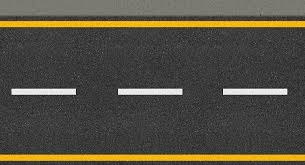
#> input picture Practice source code/images/road1.jpg, 305 x 165 px, found by its file name
$ python hsv_lane_detection.py
#> lines starting #> are read from the running program, lines starting #| are printed output that depends on the picture; after the words box and inside, x2 and y2 are one past the last pixel; in counts of white or black regions, pixels touching at a corner belong together
#!/usr/bin/env python3

import rospy
import cv2
import numpy as np
import os

def process_image(image_path):
    rospy.loginfo(f"Processing image: {image_path}")
#> (this line was passed over: rospy is not available in this run)

    # 이미지 파일이 존재하는지 확인
    if not os.path.exists(image_path):
        rospy.logerr(f"Error: Image file not found at {image_path}")
        return

    # 이미지 읽기
    cv_image = cv2.imread(image_path)
#> cv_image is the input picture: shape (165, 305, 3); mean B, G, R 65.4, 78.6, 83.3

    # 이미지가 정상적으로 읽혔는지 확인
    if cv_image is None:
        rospy.logerr("Error: Could not open or find the image.")
        return

    # 1. 이미지를 HSV 색 공간으로 변환
    hsv_image = cv2.cvtColor(cv_image, cv2.COLOR_BGR2HSV)
#> hsv_image: shape (165, 305, 3); mean H, S, V 13.8, 29.2, 83.6

    # 2. 노란색 차선 필터링 (HSV 범위 설정)
    yellow_lower = np.array([20, 100, 100])
    yellow_upper = np.array([30, 255, 255])
    yellow_mask = cv2.inRange(hsv_image, yellow_lower, yellow_upper)
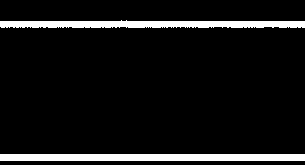
#> yellow_mask: shape (165, 305); 8.3% white; 2 white regions, box (x1, y1, x2, y2) and area: (0, 154, 305, 161) 2135, (0, 20, 305, 28) 2027

    # 3. 흰색 차선 필터링 (HSV 범위 설정)
    #white_lower = np.array([0, 0, 180])
    #white_upper = np.array([255, 30, 255])
    white_lower = np.array([0, 0, 200])
    white_upper = np.array([180, 25, 255])
    white_mask = cv2.inRange(hsv_image, white_lower, white_upper)
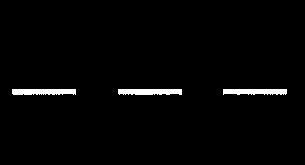
#> white_mask: shape (165, 305); 2.1% white; 3 white regions, box (x1, y1, x2, y2) and area: (12, 89, 76, 95) 356, (118, 89, 182, 95) 356, (223, 89, 287, 95) 338

    # 4. 노란색과 흰색 마스크 결합
    combined_mask = cv2.bitwise_or(yellow_mask, white_mask)
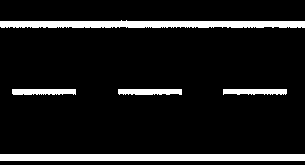
#> combined_mask: shape (165, 305); 10.4% white; 5 white regions, box (x1, y1, x2, y2) and area: (0, 154, 305, 161) 2135, (0, 20, 305, 28) 2027, (12, 89, 76, 95) 356, (118, 89, 182, 95) 356, (223, 89, 287, 95) 338

    # 5. 결과 이미지
    combined_image = cv2.bitwise_and(cv_image, cv_image, mask=combined_mask)
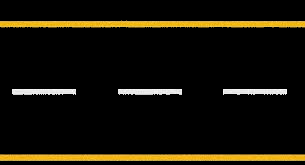
#> combined_image: shape (165, 305, 3); mean B, G, R 8.2, 19, 23

    # 결과 이미지 표시
    cv2.imshow('Lane Detection', combined_image)
    cv2.waitKey(0)
    cv2.destroyAllWindows()

def main():
    rospy.init_node('hsv_lane_detection_node')

    # 이미지 파일 경로 설정
    image_path = '/home/unicon3/catkin_ws/src/opencv_test/images/road1.jpg'

    # 이미지 처리 함수 호출
    process_image(image_path)

if __name__ == '__main__':
    main()

$ run again, with Practice source code/images/road2.jpg copied over Practice source code/images/road1.jpg
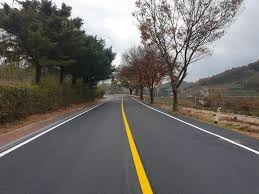
#> input picture Practice source code/images/road2.jpg, 259 x 194 px, found by its file name
#> in process_image, cv_image is the input picture: shape (194, 259, 3); mean B, G, R 101.7, 105.2, 108.3
#> hsv_image: shape (194, 259, 3); mean H, S, V 73.6, 37.5, 112
#> in process_image, `yellow_mask = cv2.inRange(hsv_image, yellow_lower, yellow_upper)`:
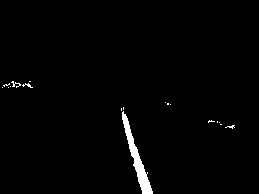
#> yellow_mask: shape (194, 259); 1.5% white; 18 white regions (15 under 20 px), largest, box (x1, y1, x2, y2) and area: (122, 111, 153, 194) 635, (11, 81, 21, 88) 27, (22, 83, 33, 88) 22
#> white_mask: shape (194, 259); 12.9% white; 185 white regions (167 under 20 px), largest, box (x1, y1, x2, y2) and area: (52, 0, 151, 68) 3000, (187, 0, 259, 74) 1995, (166, 0, 190, 34) 246
#> combined_mask: shape (194, 259); 14.4% white; 203 white regions (182 under 20 px), largest, box (x1, y1, x2, y2) and area: (52, 0, 151, 68) 3000, (187, 0, 259, 74) 1995, (122, 111, 153, 194) 635
#> in process_image, `combined_image = cv2.bitwise_and(cv_image, cv_image, mask=combined_mask)`:
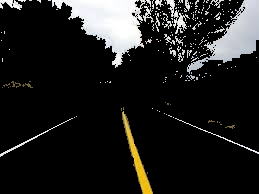
#> combined_image: shape (194, 259, 3); mean B, G, R 30.4, 31.5, 31.7

$ run again, with Practice source code/images/road_curve.png saved as Practice source code/images/road1.jpg
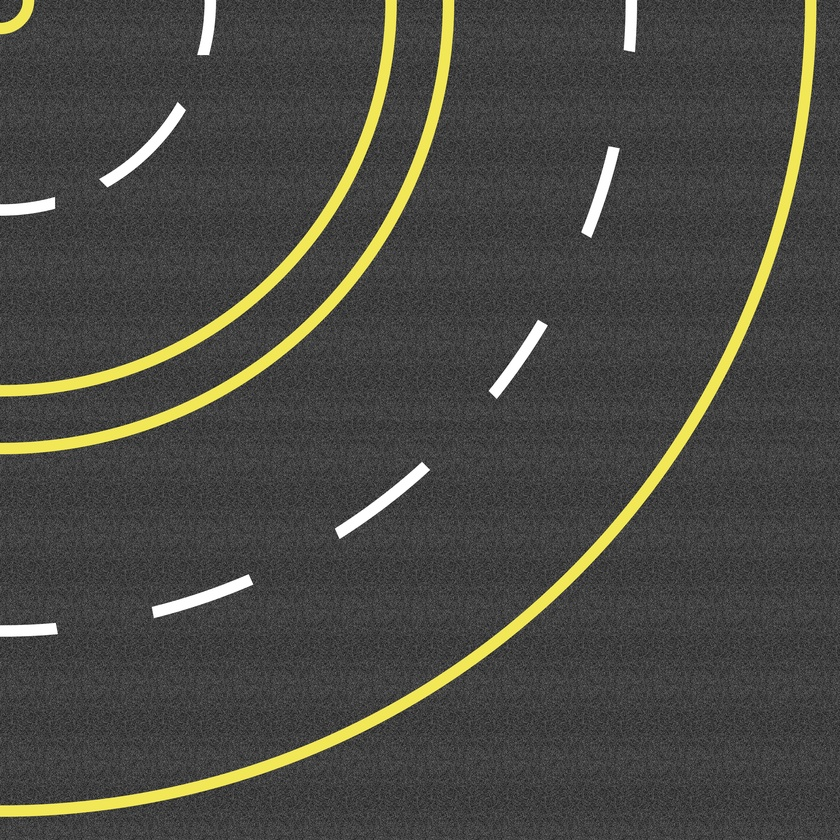
#> input picture Practice source code/images/road_curve.png, 840 x 840 px, shrunk from 2500 x 2500 before the run, found by its file name
#> in process_image, cv_image is the input picture: shape (840, 840, 3); mean B, G, R 66.8, 73, 73.5
#> hsv_image: shape (840, 840, 3); mean H, S, V 5.9, 8.8, 73.6
#> in process_image, `yellow_mask = cv2.inRange(hsv_image, yellow_lower, yellow_upper)`:
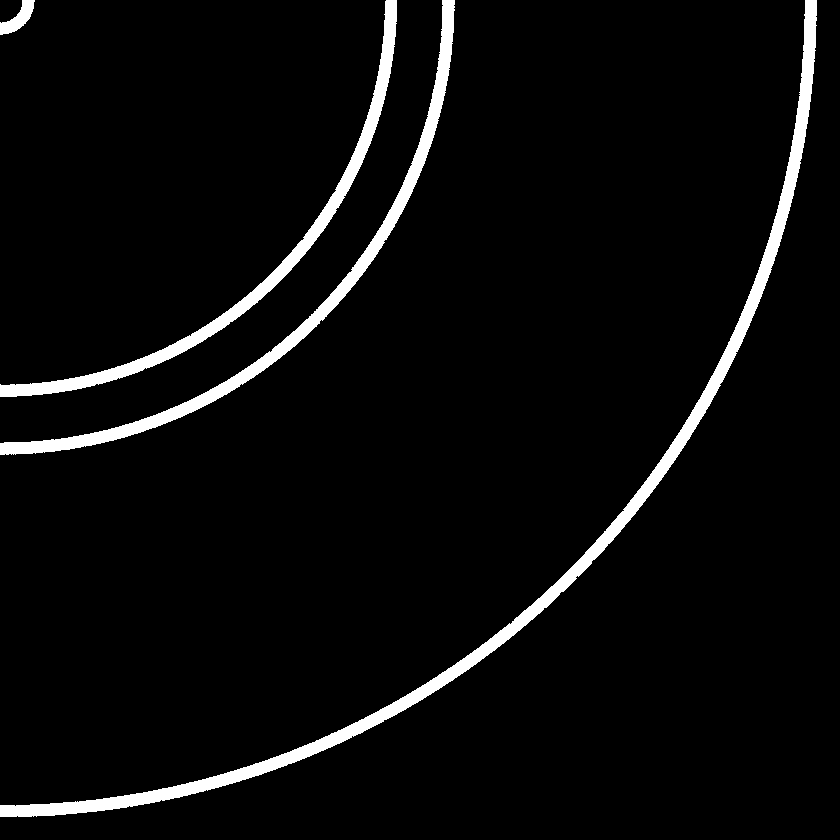
#> yellow_mask: shape (840, 840); 4.5% white; 4 white regions, box (x1, y1, x2, y2) and area: (0, 0, 817, 817) 15391, (0, 0, 455, 455) 8512, (0, 0, 397, 397) 7416, (0, 0, 35, 35) 545
#> white_mask: shape (840, 840); 1.1% white; 9 white regions, largest, box (x1, y1, x2, y2) and area: (100, 102, 186, 187) 1233, (335, 463, 430, 538) 1231, (152, 575, 253, 618) 1141
#> combined_mask: shape (840, 840); 5.7% white; 13 white regions, largest, box (x1, y1, x2, y2) and area: (0, 0, 817, 817) 15391, (0, 0, 455, 455) 8512, (0, 0, 397, 397) 7416
#> in process_image, `combined_image = cv2.bitwise_and(cv_image, cv_image, mask=combined_mask)`:
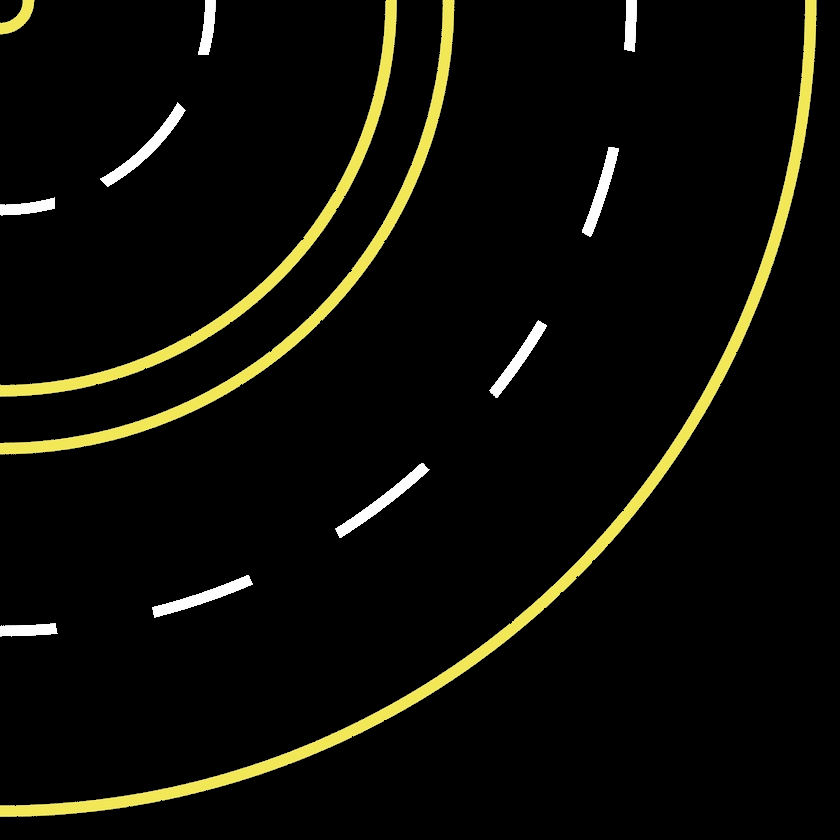
#> combined_image: shape (840, 840, 3); mean B, G, R 7, 12.9, 13.3
